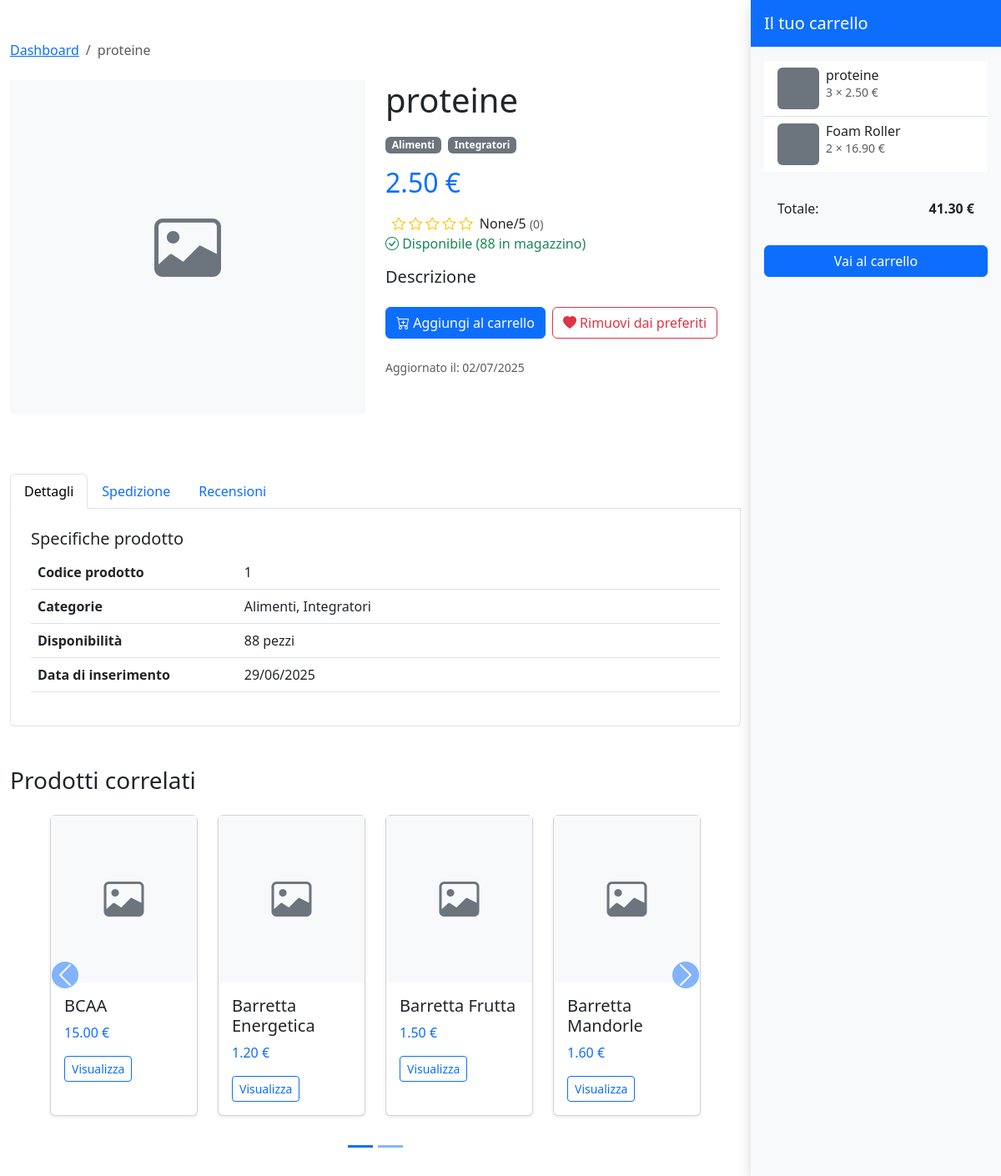
Page /products/product/1/?source=home (signed in) on the earlier database version.
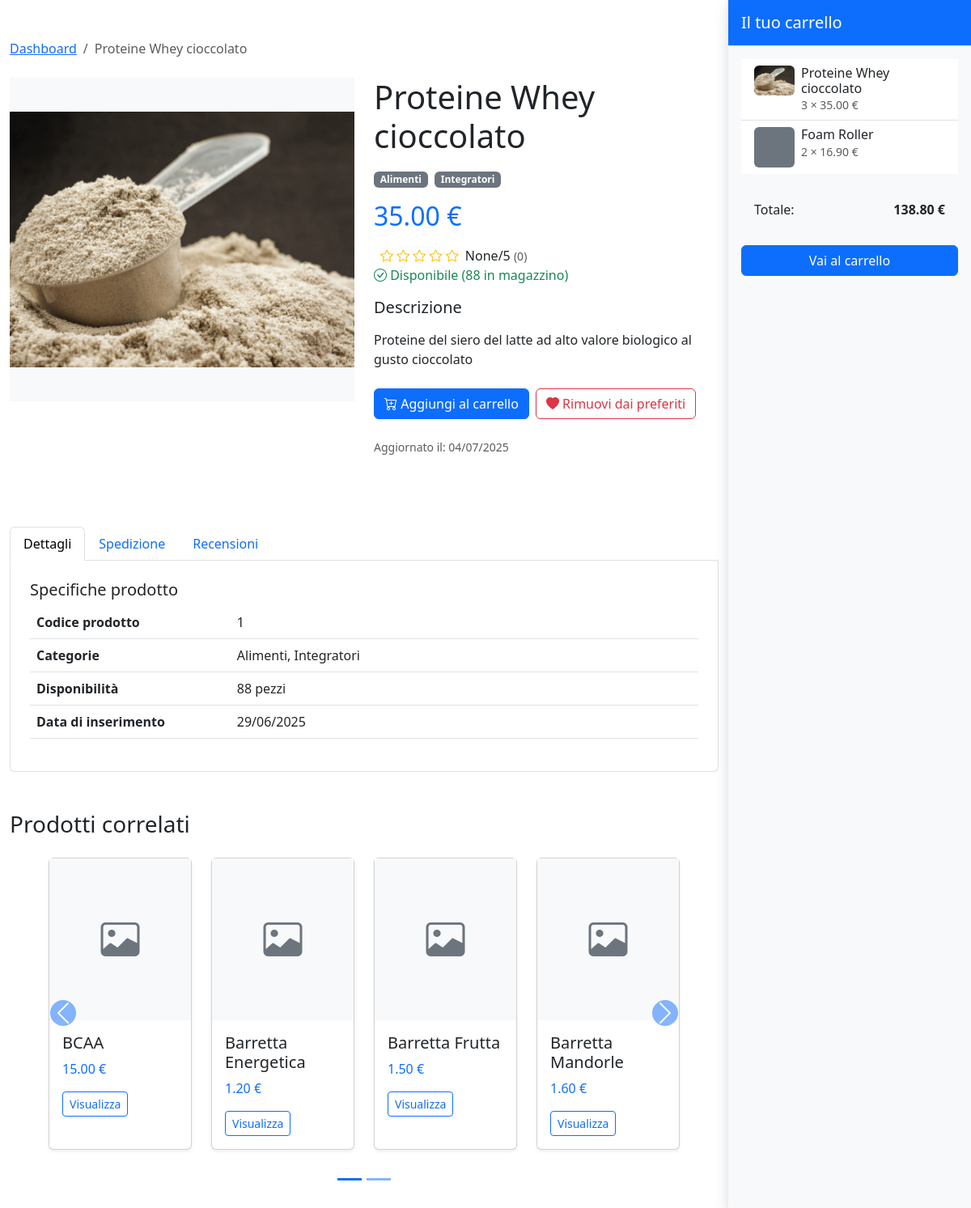
Same page on the later database version.
### products/models.py (models this page shows, shortened)
class Product(models.Model):
    category = models.ManyToManyField(Category)  #todo: decide if meny-to-many or foreign key
    name = models.CharField(max_length=200, unique=True)
    description = models.TextField(blank=True)
    price = models.DecimalField(max_digits=10, decimal_places=2)
    stock = models.PositiveIntegerField()
    available = models.BooleanField(default=True)
    created = models.DateTimeField(auto_now_add=True)
    updated = models.DateTimeField(auto_now=True)  #todo: add the user who created the product
    image = models.ImageField(upload_to='product_images/', blank=True, null=True)
    added_by = models.ForeignKey('users.CustomUser', on_delete=models.SET_NULL, related_name='products_added', null=True, blank=True)
    modified_by = models.ForeignKey('users.CustomUser', on_delete=models.SET_NULL, related_name='products_modified', null=True, blank=True)
    class Meta:
        ordering = ('name',)

class Category(models.Model):
    name = models.CharField(max_length=200, unique=True)
    class Meta:
        verbose_name_plural = "Categories"

### core/models.py (models this page shows, shortened)
class CartItem(models.Model):
    cart = models.ForeignKey(Cart, on_delete=models.CASCADE, related_name='items')
    product = models.ForeignKey(Product, on_delete=models.CASCADE)
    quantity = models.PositiveIntegerField(default=1)
    class Meta:
        unique_together = ('cart', 'product') # Ensures a product is only once in a core
    def get_total_price(self):
        return self.quantity * self.product.price

class Cart(models.Model):
    user = models.OneToOneField(CustomUser, on_delete=models.CASCADE, related_name='core')
    address = models.ForeignKey(Address, on_delete=models.SET_NULL, null=True, blank=True, related_name='carts')
    def total_price(self):
        return sum(item.get_total_price() for item in self.items.all())

### products/views.py (the view)
# urls.py: path('product/<int:product_id>/', product_info, name='product_info'),
def product_info(request, product_id):
    product = Product.objects.get(id=product_id)
    categories = product.category.all()
    name = product.name
    description = product.description
    price = product.price
    stock = product.stock
    related_products = Product.objects.filter(category__in=categories).exclude(id=product_id)[:8]
    if related_products.count() >4:
        related_products_one = related_products[:4]
        related_products_two = related_products[4:]
    else:
        related_products_one = related_products
        related_products_two = []
    source = request.GET.get('source')
    review = Review.objects.filter(product=product).order_by('-created_at')
    if review.exists():
        average_rating = review.aggregate(Avg('rating'))['rating__avg']
    else:
        average_rating = None
    user = request.user if request.user.is_authenticated else None
    if user:
        cart, created = Cart.objects.get_or_create(user=user)
    else:
        cart = None
    context = {
        'product': product,
        'categories': categories,
        'name': name,
        'description': description,
        'price': price,
        'stock': stock,
        'related_products': related_products,
        'source': source,
        'cart': cart,
        'store_manager': is_store_manager(user) if user else False,
        'average_rating': average_rating,
        'reviews': review,
        'available': product.available,
        'related_products_one': related_products_one,
        'related_products_two': related_products_two,
    }
    return render(request, 'products/product_info.html', context)

### products/views.py (called while the page is built)
def is_store_manager(user):
    return user.groups.filter(name='Store Managers').exists()

### templates/products/product_info.html (shortened to what this page needs)
{% extends "base.html" %}
{% load static %}
{% block content %}
<div class="container py-5">
    <nav aria-label="breadcrumb" class="mb-4">
        <ol class="breadcrumb">
            {% if not request.user.is_authenticated and not request.GET.source == product_list%}
                  <li class="breadcrumb-item"><a href="{% url 'users:home_page' %}">Home</a></li>
                  <li class="breadcrumb-item active" aria-current="page">{{ product.name }}</li>
            {% elif request.user.is_authenticated  and  not store_manager and  request.GET.source != "product_list"%}
                  <li class="breadcrumb-item"><a href="{% url 'users:user_home_page' %}">Dashboard</a></li>
                  <li class="breadcrumb-item active" aria-current="page">{{ product.name }}</li>
            {% else %}
                <li class="breadcrumb-item"><a href="{% url 'users:store_manager_dashboard' %}">Dashboard</a></li>
                <li class="breadcrumb-item"><a href="{% url 'products:product_manage_list' %}">Prodotti</a></li>
            {% endif %}
        </ol>
    </nav>
    <div class="row">
        <div class="col-md-6 mb-4">
            <div class="bg-light d-flex justify-content-center align-items-center" style="height: 400px;">
            {% if product.image %}
                <img src="{{ product.image.url }}" alt="{{ product.name }}" style="max-height: 380px; max-width: 100%; object-fit: contain;">
            {% else %}
                <i class="bi bi-image text-secondary" style="font-size: 5rem;"></i>
            {% endif %}
        </div>
        </div>
        <div class="col-md-6 mb-4">
            <h1 class="mb-3">{{ name }}</h1>
            <div class="mb-3">
                {% for category in categories %}
                <span class="badge bg-secondary me-1">{{ category.name }}</span>
                {% endfor %}
            </div>
            <h2 class="text-primary mb-3">{{ price }} €</h2>
            <span class="align-middle ms-2">
                <span class="text-warning">
                  {% for i in "12345"|make_list %}
                    {% if forloop.counter <= average_rating %}
                      <i class="bi bi-star-fill"></i>
                    {% else %}
                      <i class="bi bi-star"></i>
                    {% endif %}
                  {% endfor %}
                </span>
                <span class="ms-1">{{ average_rating }}/5</span>
                <small class="text-muted">({{ reviews|length }})</small>
            </span>
            {% if stock > 0 and available%}
            <p class="text-success mb-3">
                <i class="bi bi-check-circle"></i> Disponibile ({{ stock }} in magazzino)
            </p>
            {% else %}
            <p class="text-danger mb-3">
                <i class="bi bi-x-circle"></i> Non disponibile
            </p>
            {% endif %}
            <div class="mb-4">
                <h5>Descrizione</h5>
                <p>{{ description|linebreaks }}</p>
            </div>
            <div class="d-grid gap-2 d-md-flex">
                {% if stock > 0 and product.available and request.user.is_authenticated and not store_manager %}
                    <form method="POST" action="{% url 'core:add_cart_item' %}" >
                        <button type="submit" class="btn btn-primary w-100" >
                            <i class="bi bi-cart-plus"></i> Aggiungi al carrello
                        </button>
                    </form>
                <form method="post" action="{% url 'users:toggle_favorite' product.id %}" style="display: inline;">
                    {% if product in user.favorite_list.all %}
                        <button type="submit" class="btn btn-outline-danger w-100">
                            <i class="bi bi-heart-fill"></i> Rimuovi dai preferiti
                        </button>
                    {% else %}
                        <button type="submit" class="btn btn-outline-primary w-100">
                            <i class="bi bi-heart"></i> Aggiungi ai preferiti
                        </button>
                    {% endif %}
                </form>
                {% endif %}
            </div>
            <div class="mt-4">
                <p class="text-muted small">Aggiornato il: {{ product.updated|date:"d/m/Y" }}</p>
            </div>
        </div>
    </div>
    <div class="row mt-5">
        <div class="col-12">
            <ul class="nav nav-tabs" id="productTabs" role="tablist">
                <li class="nav-item" role="presentation">
                    <button class="nav-link active" id="details-tab" data-bs-toggle="tab" data-bs-target="#details" type="button" role="tab" aria-controls="details" aria-selected="true">Dettagli</button>
                </li>
                <li class="nav-item" role="presentation">
                    <button class="nav-link" id="shipping-tab" data-bs-toggle="tab" data-bs-target="#shipping" type="button" role="tab" aria-controls="shipping" aria-selected="false">Spedizione</button>
                </li>
                <li class="nav-item" role="presentation">
                    <button class="nav-link" id="reviews-tab" data-bs-toggle="tab" data-bs-target="#reviews" type="button" role="tab" aria-controls="reviews" aria-selected="false">Recensioni</button>
                </li>
            </ul>
            <div class="tab-content p-4 border border-top-0 rounded-bottom" id="productTabsContent">
                <div class="tab-pane fade show active" id="details" role="tabpanel" aria-labelledby="details-tab">
                    <h5>Specifiche prodotto</h5>
                    <table class="table">
                        <tbody>
                            <tr>
                                <th scope="row" style="width: 30%;">Codice prodotto</th>
                                <td>{{ product.id }}</td>
                            </tr>
                            <tr>
                                <th scope="row">Categorie</th>
                                <td>
                                    {% for category in categories %}
                                    {{ category.name }}{% if not forloop.last %}, {% endif %}
                                    {% endfor %}
                                </td>
                            </tr>
                            <tr>
                                <th scope="row">Disponibilità</th>
                                <td>{{ stock }} pezzi</td>
                            </tr>
                            <tr>
                                <th scope="row">Data di inserimento</th>
                                <td>{{ product.created|date:"d/m/Y" }}</td>
                            </tr>
                        </tbody>
                    </table>
                </div>
            </div>
        </div>
    </div>
    {% if not store_manager %}
    <div class="row mt-5">
        <div class="col-12">
            <h3 class="mb-4">Prodotti correlati</h3>
            <div id="relatedProductsCarousel" class="carousel slide" data-bs-ride="carousel">
              <div class="carousel-inner">
                <div class="carousel-item active">
                  <div class="row px-5">
                    {% for i in related_products_one %}
                    <div class="col-md-3 mb-4 col-6">
                      <div class="card h-100 shadow-sm">
                        <a href="{% url 'products:product_info' i.id %}" class="stretched-link text-decoration-none text-dark">
                          <div class="bg-light d-flex justify-content-center align-items-center" style="height: 200px;">
                            <i class="bi bi-image text-secondary" style="font-size: 3rem;"></i>
                          </div>
                          <div class="card-body">
                            <h5 class="card-title">{{ i.name }}</h5>
                            <p class="card-text text-primary">{{ i.price }} €</p>
                            <button class="btn btn-sm btn-outline-primary">Visualizza</button>
                          </div>
                        </a>
                      </div>
                    </div>
                    {% endfor %}
                  </div>
                </div>
              </div>
              {% if related_products_two %}
              <button class="carousel-control-prev" type="button" data-bs-target="#relatedProductsCarousel" data-bs-slide="prev">
                <span class="carousel-control-prev-icon bg-primary rounded-circle" aria-hidden="true"></span>
              </button>
              <button class="carousel-control-next" type="button" data-bs-target="#relatedProductsCarousel" data-bs-slide="next">
                <span class="carousel-control-next-icon bg-primary rounded-circle" aria-hidden="true"></span>
              </button>
              <div class="carousel-indicators" style="bottom: -40px;">
                <button type="button" data-bs-target="#relatedProductsCarousel" data-bs-slide-to="0" class="active bg-primary" aria-current="true" aria-label="Slide 1"></button>
                <button type="button" data-bs-target="#relatedProductsCarousel" data-bs-slide-to="1" class="bg-primary" aria-label="Slide 2"></button>
              </div>
              {% endif %}
            </div>
        </div>
    </div>
</div>
    {% endif %}
    {% if not store_manager %}
    <div class="position-fixed top-0 end-0 h-100 bg-light shadow d-none d-md-block" style="width: 300px; z-index: 1030; overflow-y: auto;" id="cartSidebar">
  <div class="p-3 border-bottom d-flex justify-content-between align-items-center bg-primary text-white">
    <h5 class="mb-0">Il tuo carrello</h5>
  </div>
  <div class="p-3">
    {% if cart and cart.items.all %}
      <div class="list-group list-group-flush">
        {% for item in cart.items.all %}
          <div class="list-group-item py-2">
            <div class="d-flex">
              <div class="flex-shrink-0">
                {% if item.product.image %}
                  <img src="{{ item.product.image.url }}" alt="{{ item.product.name }}" width="50" class="rounded">
                {% else %}
                  <div class="bg-secondary rounded" style="width: 50px; height: 50px;"></div>
                {% endif %}
              </div>
              <div class="flex-grow-1 ms-2">
                <h6 class="mb-0 fs-6">{{ item.product.name }}</h6>
                <p class="text-muted small mb-0">{{ item.quantity }} × {{ item.product.price }} €</p>
              </div>
            </div>
          </div>
        {% endfor %}
      </div>
      <div class="mt-3 p-3 bg-light rounded">
        <div class="d-flex justify-content-between">
          <span>Totale:</span>
          <strong>{{ cart.total_price }} €</strong>
        </div>
      </div>
      <div class="mt-3">
        <a href="{% url 'core:view_cart' %}" class="btn btn-primary w-100">Vai al carrello</a>
      </div>
    {% else %}
      <div class="text-center py-4">
        <p>Il tuo carrello è vuoto</p>
      </div>
    {% endif %}
  </div>
</div>
    {% endif %}
{% endblock %}

### templates/base.html (shortened to what this page needs)
<!DOCTYPE html>
<html lang="en">
<head>
    <link href="https://cdn.jsdelivr.net/npm/bootstrap@5.3.0/dist/css/bootstrap.min.css" rel="stylesheet">
    <link rel="stylesheet" href="https://cdn.jsdelivr.net/npm/bootstrap-icons@1.11.3/font/bootstrap-icons.min.css">
    <link rel="stylesheet" href="https://cdn.jsdelivr.net/npm/nouislider@15.7.1/dist/nouislider.min.css">
    <link href="https://cdn.jsdelivr.net/npm/select2@4.1.0-rc.0/dist/css/select2.min.css" rel="stylesheet" />
</head>
<body>
    <main>
        {% block content %}{% endblock %}
    </main>
</body>
</html>

### templates/products/product_info.html (style rules this page uses)
@media (min-width: 768px) { .container { margin-right: 300px; max-width: calc(100% - 300px); } }

Differences in the rows shown:
changed Product id 1: name "proteine" → "Proteine Whey cioccolato"; image: picture added; price "2.50" → "35.00"; description (not shown) → "Proteine del siero del latte ad alto valore biologico al gusto cioccolato"; updated "02/07/2025" → "04/07/2025"
changed through a linked row, CartItem: product.image: picture added; product.name "proteine" → "Proteine Whey cioccolato"; product.price "2.50" → "35.00"
changed through a linked row, Cart: total_price "41.30" → "138.80"
